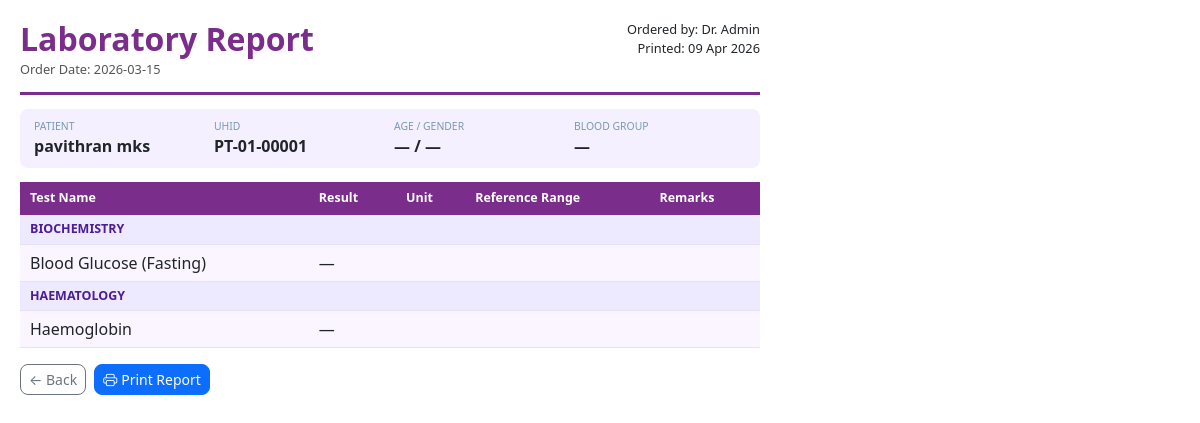
Screenshot of /lab/report/1 (signed in) with the database file from the repository.
### tables this page shows
CREATE TABLE lab_orders(
            id          INTEGER PRIMARY KEY AUTOINCREMENT,
            hospital_id INTEGER NOT NULL,
            patient_id  INTEGER NOT NULL,
            visit_id    INTEGER,
            ordered_by  INTEGER,
            order_date  DATE NOT NULL,
            status      TEXT DEFAULT 'pending'
                        CHECK(status IN ('pending','sample_collected','in_progress','completed','cancelled')),
            notes       TEXT DEFAULT '',
            created_at  TIMESTAMP DEFAULT CURRENT_TIMESTAMP
        );

CREATE TABLE users(
            id            INTEGER PRIMARY KEY AUTOINCREMENT,
            hospital_id   INTEGER NOT NULL,
            username      TEXT UNIQUE NOT NULL,
            password_hash TEXT NOT NULL,
            role          TEXT NOT NULL DEFAULT 'nurse'
                          CHECK(role IN ('admin','doctor','nurse','patient')),
            name          TEXT NOT NULL,
            specialization TEXT DEFAULT '',
            phone         TEXT DEFAULT '',
            patient_id    INTEGER,
            created_at    TIMESTAMP DEFAULT CURRENT_TIMESTAMP,
            FOREIGN KEY (hospital_id) REFERENCES hospitals(id)
        );

CREATE TABLE patients(
            id                INTEGER PRIMARY KEY AUTOINCREMENT,
            hospital_id       INTEGER NOT NULL,
            uhid              TEXT,
            name              TEXT NOT NULL,
            dob               DATE,
            age               INTEGER,
            gender            TEXT,
            guardian_name     TEXT DEFAULT '',
            guardian_relation TEXT DEFAULT '',
            emergency_contact TEXT DEFAULT '',
            emergency_phone   TEXT DEFAULT '',
            insurance         TEXT DEFAULT '',
            insurance_no      TEXT DEFAULT '',
            blood_group       TEXT DEFAULT '',
            rh_factor         TEXT DEFAULT '',
            height_cm         INTEGER,
            address           TEXT DEFAULT '',
            city              TEXT DEFAULT '',
            state             TEXT DEFAULT '',
            phone             TEXT DEFAULT '',
            email             TEXT DEFAULT '',
            individual_number TEXT DEFAULT '',
            occupation        TEXT DEFAULT '',
            marital_status    TEXT DEFAULT '',
            religion          TEXT DEFAULT '',
            nationality       TEXT DEFAULT 'Indian',
            comorbidity       TEXT DEFAULT '',
            known_allergies   TEXT DEFAULT '',
            past_medical_history TEXT DEFAULT '',
            past_surgical_history TEXT DEFAULT '',
            family_history    TEXT DEFAULT '',
            habits            TEXT DEFAULT '',
            patient_type      TEXT DEFAULT 'OPD'
                              CHECK(patient_type IN ('OPD','IPD','Emergency')),
            created_at        TIMESTAMP DEFAULT CURRENT_TIMESTAMP,
            updated_at        TIMESTAMP DEFAULT CURRENT_TIMESTAMP, org_id TEXT,
            FOREIGN KEY (hospital_id) REFERENCES hospitals(id)
        );

CREATE TABLE lab_tests(
            id            INTEGER PRIMARY KEY AUTOINCREMENT,
            lab_order_id  INTEGER NOT NULL,
            test_name     TEXT NOT NULL,
            test_category TEXT DEFAULT 'General',
            result        TEXT DEFAULT '',
            unit          TEXT DEFAULT '',
            reference_range TEXT DEFAULT '',
            status        TEXT DEFAULT 'pending',
            result_date   DATE,
            remarks       TEXT DEFAULT '',
            FOREIGN KEY (lab_order_id) REFERENCES lab_orders(id)
        );

### app/routes/lab_routes.py (the view)
@lab_routes.route('/report/<int:order_id>')
def view_report(order_id):
    if not _ok(): return redirect(url_for('auth.login'))
    hid = _hid(); db = get_db()
    order = db.execute('''SELECT o.*,p.name AS patient_name,p.uhid,p.age,p.gender,p.blood_group,
        u.name AS ordered_by_name FROM lab_orders o JOIN patients p ON o.patient_id=p.id
        LEFT JOIN users u ON o.ordered_by=u.id WHERE o.id=? AND o.hospital_id=?''',(order_id,hid)).fetchone()
    if not order: flash('Not found.','danger'); return redirect(url_for('lab.lab_list'))
    tests = db.execute('SELECT * FROM lab_tests WHERE lab_order_id=? ORDER BY test_category,id',(order_id,)).fetchall()
    return render_template('lab/report.html', order=dict(order), tests=[dict(t) for t in tests],
                           today=date.today().strftime('%d %b %Y'))

### app/database.py (called while the page is built)
def get_db():
    if 'db' not in g:
        g.db = sqlite3.connect(current_app.config['DATABASE'])
        g.db.row_factory = sqlite3.Row
        g.db.execute('PRAGMA foreign_keys = ON')
    return g.db

### app/routes/lab_routes.py (called while the page is built)
def _ok():  return 'user_id' in session and 'hospital_id' in session

def _hid(): return session.get('hospital_id',1)

### templates/lab/report.html (shortened to what this page needs)
<!DOCTYPE html><html lang="en"><head><meta charset="UTF-8"/><title>Lab Report</title>
</head><body>
<div class="header">
  <div><h2 style="color:#7b2d8b;margin:0 0 2px;font-weight:700">Laboratory Report</h2>
    <p style="margin:0;font-size:.8rem;color:#555">Order Date: {{ order.order_date }}</p></div>
  <div style="text-align:right"><p style="margin:0;font-size:.8rem">Ordered by: {{ order.ordered_by_name or '—' }}</p><p style="margin:0;font-size:.8rem">Printed: {{ today }}</p></div>
</div>
<div class="pt-strip">
  <div class="f"><label>Patient</label><span>{{ order.patient_name }}</span></div>
  <div class="f"><label>UHID</label><span>{{ order.uhid }}</span></div>
  <div class="f"><label>Age / Gender</label><span>{{ order.age or '—' }} / {{ order.gender or '—' }}</span></div>
  <div class="f"><label>Blood Group</label><span>{{ order.blood_group or '—' }}</span></div>
</div>
{% set ns = namespace(current_cat='') %}
<table>
  <thead><tr><th>Test Name</th><th>Result</th><th>Unit</th><th>Reference Range</th><th>Remarks</th></tr></thead>
  <tbody>
  {% for t in tests %}
  {% if t.test_category != ns.current_cat %}{% set ns.current_cat = t.test_category %}
  <tr><td colspan="5" class="cat-header">{{ t.test_category }}</td></tr>
  {% endif %}
  <tr>
    <td>{{ t.test_name }}</td>
    <td class="{% if t.remarks and t.remarks in ('H','L','High','Low','Abnormal') %}abnormal{% endif %}">{{ t.result or '—' }}</td>
    <td>{{ t.unit or '' }}</td>
    <td style="color:#555">{{ t.reference_range or '' }}</td>
    <td style="color:#666">{{ t.remarks or '' }}</td>
  </tr>
  {% endfor %}
  </tbody>
</table>
<div class="no-print mt-3 d-flex gap-2">
  <a href="javascript:history.back()" class="btn btn-sm btn-outline-secondary" style="border-radius:8px">← Back</a>
  <button onclick="window.print()" class="btn btn-sm btn-primary" style="border-radius:8px"><i class="bi bi-printer me-1"></i>Print Report</button>
</div>
<link href="https://cdn.jsdelivr.net/npm/bootstrap@5.3.2/dist/css/bootstrap.min.css" rel="stylesheet"/>
<link href="https://cdn.jsdelivr.net/npm/bootstrap-icons@1.11.3/font/bootstrap-icons.min.css" rel="stylesheet"/>
</body></html>

### templates/lab/report.html (style rules this page uses)
body { font-family:'Segoe UI',Arial,sans-serif;max-width:780px;margin:0 auto;padding:20px;color:#1a1a2e;font-size:.88rem }
.header { display:flex;justify-content:space-between;border-bottom:3px solid #7b2d8b;padding-bottom:12px;margin-bottom:14px }
.pt-strip { display:grid;grid-template-columns:repeat(4,1fr);gap:8px;background:#f5f0ff;border-radius:8px;padding:10px 14px;margin-bottom:14px }
.pt-strip .f label { display:block;font-size:.65rem;color:#789ab4;text-transform:uppercase }
.pt-strip .f span { font-weight:600 }
table { width:100%;border-collapse:collapse }
thead tr { background:#7b2d8b;color:#fff }
thead th { padding:7px 10px;text-align:left;font-size:.78rem }
tbody td { padding:6px 10px;border-bottom:1px solid #e8e0f5 }
tbody tr:nth-child(even) { background:#faf5ff }
.cat-header { background:#ede9fe;color:#4c1d95;font-weight:700;padding:5px 10px;font-size:.78rem;text-transform:uppercase }

### rows the page displays
lab_orders: order_date "2026-03-15"
users: name "Dr. Admin"
patients: patient_name "pavithran mks", uhid "PT-01-00001", gender "—", blood_group "—"
lab_tests: test_category "BIOCHEMISTRY", test_name "Blood Glucose (Fasting)", result "—"
lab_tests: test_category "HAEMATOLOGY", test_name "Haemoglobin", result "—"

### other values shown
{{ order.age or '—' }} "—"
